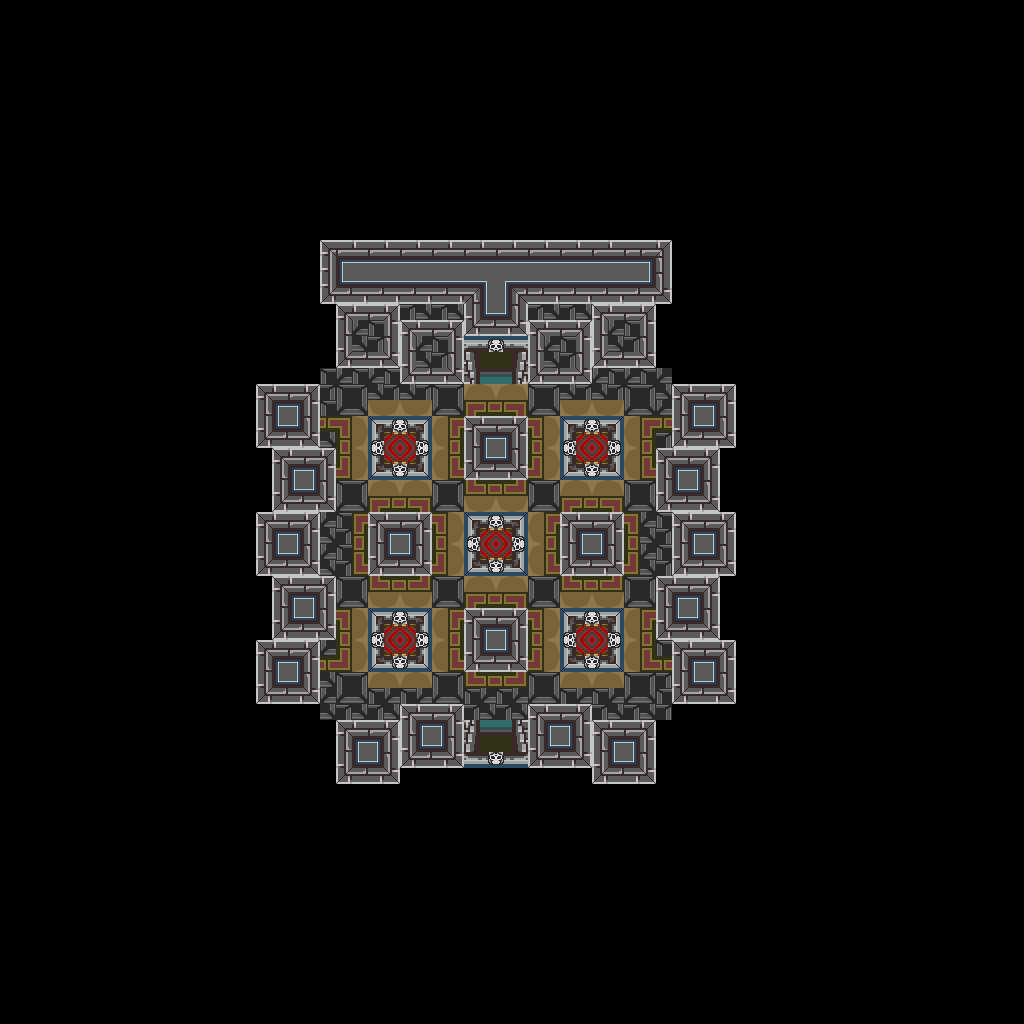

Below is a game level as drawn by its tile map, then a one-line description and the .tmx that defines it (tile-layer data replaced by summaries):
An orthogonal 64x64 tile map with 16x16 px tiles, 1 tile layer (base), 1 hidden layer not drawn and 7 objects.

<map version="1.10" tiledversion="1.12.1" orientation="orthogonal" renderorder="right-down" width="64" height="64" tilewidth="16" tileheight="16" infinite="0" nextlayerid="3" nextobjectid="8">
 <tileset firstgid="1" source="../classiciphone_pics4.tsx" />
 <layer id="1" name="base" width="64" height="64">
  <data>[4096 cells, 4096 non-empty, 73 distinct tile ids]</data>
 </layer>
 <layer id="2" name="collision" width="64" height="64" visible="0">
  <properties><property name="collision" value="true" /></properties>
  <data>[4096 cells, 3760 non-empty, 1 distinct tile ids]</data>
 </layer>
 <objectgroup id="3" name="npcs">
  <object id="1" x="464.0" y="336.0" width="16" height="16">
   <properties>
    <property name="script" type="string">-- Auto-converted from GraalScript
-- if (created) {
-- x = 29.5;
-- showcharacter;
-- setcharani meditate,;
-- setcharprop #3,head277.png;
-- setcharprop #n,Ticket Taker Frightening Ghost;
-- setcharprop #C0,white;
-- setcharprop #C1,white;
-- setcharprop #C2,white;
-- setcharprop #C3,white;
-- setcharprop #C4,white;
-- setcharprop #2,no-shield.png;
-- setcharprop #8,body10.png;
-- swordpower = 1;
-- shieldpower = 1;
-- dir = 2;
-- message Boo;
end
-- if (playertouchsme) {
-- if (strtofloat(#s(clientr.gcstudtix)) &gt; 0) {
-- setstring clientr.gcstudtix,#v(strtofloat(#s(clientr.gcstudtix))-1);
-- setlevel2 gc_studiom_01.nw,30.5,61;
end
end</property>
   </properties>
  </object>
  <object id="2" x="416.0" y="288.0" width="16" height="16">
   <properties>
    <property name="gani" value="light4.png" />
    <property name="script" type="string">-- Auto-converted from GraalScript
-- if (created) {
self.dontblock = true
end
-- [CLIENT-SIDE — server no-op]
-- if (playerenters) {
-- setcoloreffect .5,.8,.8,.8;
-- drawaslight;
-- }</property>
   </properties>
  </object>
  <object id="3" x="448.0" y="288.0" width="16" height="16">
   <properties>
    <property name="gani" value="light4.png" />
    <property name="script" type="string">-- Auto-converted from GraalScript
-- if (created) {
self.dontblock = true
end
-- [CLIENT-SIDE — server no-op]
-- if (playerenters) {
-- setcoloreffect .5,.8,.8,.8;
-- drawaslight;
-- }</property>
   </properties>
  </object>
  <object id="4" x="480.0" y="528.0" width="16" height="16">
   <properties>
    <property name="script" type="string">-- Auto-converted from GraalScript
joinResource("level_nopk")
-- [CLIENT-SIDE — server no-op]
-- if (playerenters || timeout) {
-- movement_handlesword = 0.1;
-- movement_handleitems = 0.1;
-- timeout = 0.05;
-- }</property>
   </properties>
  </object>
  <object id="5" x="528.0" y="480.0" width="16" height="16">
   <properties>
    <property name="gani" value="light4.png" />
    <property name="script" type="string">-- Auto-converted from GraalScript
-- if (created) {
self.dontblock = true
end
-- [CLIENT-SIDE — server no-op]
-- if (playerenters) {
-- this.centerx=31;
-- this.centery=34;
-- this.angle=0;
-- this.radius=8;
-- drawunderplayer;
-- dontblock;
-- setcoloreffect .5,.8,.8,.8;
-- drawaslight;
-- if (lighteffectsenabled) timeout=.05;
-- }
-- if (timeout){
-- this.centerx+=cos(this.angle/pi);
-- this.angle+=pi/15;
-- x=this.centerx+cos(this.angle)*this.radius;
-- y=this.centery-sin(this.angle)*this.radius;
-- timeout=.05;
-- }</property>
   </properties>
  </object>
  <object id="6" x="336.0" y="480.0" width="16" height="16">
   <properties>
    <property name="gani" value="light4.png" />
    <property name="script" type="string">-- Auto-converted from GraalScript
-- if (created) {
self.dontblock = true
end
-- [CLIENT-SIDE — server no-op]
-- if (playerenters) {
-- this.centerx=23;
-- this.centery=26;
-- this.angle=0;
-- this.radius=8;
-- drawunderplayer;
-- dontblock;
-- setcoloreffect .5,.8,.8,.8;
-- drawaslight;
-- if (lighteffectsenabled) timeout=.05;
-- }
-- if (timeout){
-- this.centerx-=cos(this.angle/pi);
-- this.angle+=pi/15;
-- x=this.centerx-cos(this.angle)*this.radius;
-- y=this.centery+sin(this.angle)*this.radius;
-- timeout=.05;
-- }</property>
   </properties>
  </object>
  <object id="7" x="432.0" y="576.0" width="16" height="16">
   <properties>
    <property name="script" type="string">-- Auto-converted from GraalScript
-- [CLIENT-SIDE — server no-op]
-- //REMOVE CARRIED OBJECT - NON-THROWING
-- 
-- function onPlayerEnters() {
-- if (system_gani.mask in {"carry","hidden"}) {
-- system_gani.mask = "walk";
-- system_gani.mode = "walk";
-- system_gani.updateAni();
-- player.attr[3] = "";
-- }
-- }
-- 
-- [CLIENT-SIDE — server no-op]
-- //REMOVE CARRIED OBJECT - THROWING
-- 
-- function onPlayerEnters() {
-- if (system_gani.mask in {"carry","hidden"}) {
-- system_action.throwing();
-- }
-- }</property>
   </properties>
  </object>
 </objectgroup>
</map>
